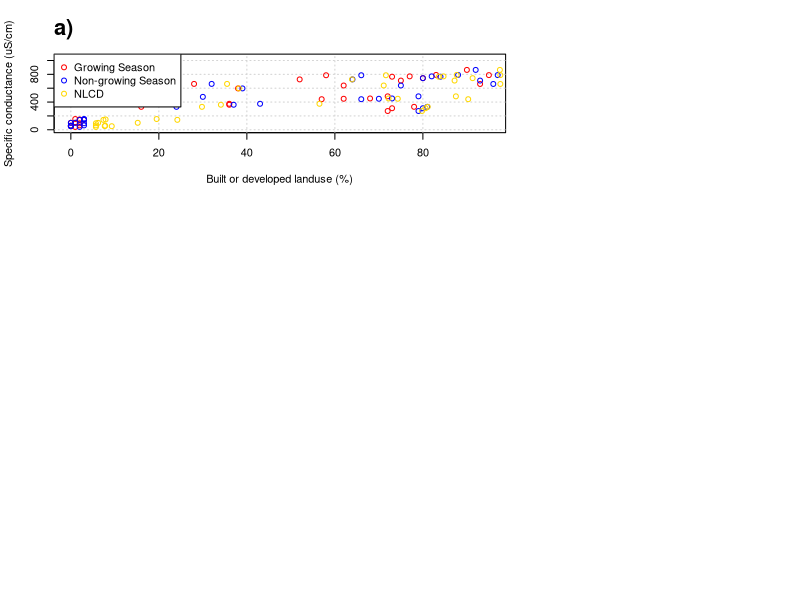

Write R code to recreate this figure. (Note: this script raises an error after producing the figure.)
# Hydrology results figure script
# Dan Myers, 10/25/2022

# Set working directory
setwd("C:/GIS/Projects/AGU_study/Myers et al. Mendeley Data/Hydrologic analyses")

### Step 1: Load data
# Load water quality data
medians_all <- read.csv("Water_quality_median_values_2005-2018_all_seasons.csv")

# Load LULC data
lulc_grow <- read.csv("Dynamic_World_LULC_percent_area_growing_season.csv")
lulc_non <- read.csv("Dynamic_World_LULC_percent_area_Nongrowing_season.csv")
nlcd <- read.csv("watersheds_nlcd16_stats.csv")


### Step 2: Create regression models
# Specific conductance
lm_SpeCond_growing <- lm(medians_all$Specific.conductance ~ lulc_grow$built) 
summary(lm_SpeCond_growing)
AIC(lm_SpeCond_growing)
round(confint(lm_SpeCond_growing,level=0.95),2)

lm_SpeCond_nongrowing <- lm(medians_all$Specific.conductance ~ lulc_non$built)
summary(lm_SpeCond_nongrowing)
AIC(lm_SpeCond_nongrowing)
round(confint(lm_SpeCond_nongrowing,level=0.95),2)

lm_nlcd <- lm(medians_all$Specific.conductance ~ nlcd$urb_tot_OLMH) 
summary(lm_nlcd)
AIC(lm_nlcd)
round(confint(lm_nlcd,level=0.95),2)


### Step 3: Make plots
# Start plots
windows(8.5,10)

# Layout
nf <- layout(matrix(c(1,1,2, # top
                      3,4,5, # middle
                      6,6,6), # bottom
                    nrow=3, ncol=3,byrow=TRUE))

## Specific conductance
# Growing season points
plot(lulc_grow$built, medians_all$Specific.conductance, type="n",
     xlab = "Built or developed landuse (%)", ylab="Specific conductance (uS/cm)",
     ylim=c(0,1050))
grid()
points(lulc_grow$built, medians_all$Specific.conductance,col="red")
title("a)",adj=0, cex.main=2)

# Nongrowing season points
points(lulc_non$built, medians_all$Specific.conductance, col="blue")

# NLCD 2016 points
points(nlcd$urb_tot_OLMH, medians_all$Specific.conductance, col="gold")

# Legend
legend("topleft",legend=c("Growing Season", "Non-growing Season", "NLCD"), col=c("red", "blue","gold"),pch=1,
       bg="white")


## Plot 95% confidence intervals
# Growing
x=lulc_grow$built
model= lm_SpeCond_growing
pr <- predict(model, interval='confidence')
xpr <- data.frame(x=x,pr=pr) %>% arrange(x)
lines(xpr$x, xpr$pr.lwr,col=2,lty=3,lwd=0.5)
lines(xpr$x, xpr$pr.upr,col=2,lty=3,lwd=0.5)

# Nongrowing
x=lulc_non$built
model= lm_SpeCond_nongrowing
pr <- predict(model, interval='confidence')
xpr <- data.frame(x=x,pr=pr) %>% arrange(x)
lines(xpr$x, xpr$pr.lwr,col="blue",lty=3,lwd=0.5)
lines(xpr$x, xpr$pr.upr,col="blue",lty=3,lwd=0.5)

# NLCD
x=nlcd$urb_tot_OLMH
model= lm_nlcd
pr <- predict(model, interval='confidence')
xpr <- data.frame(x=x,pr=pr) %>% arrange(x)
lines(xpr$x, xpr$pr.lwr,col="gold",lty=3,lwd=0.5)
lines(xpr$x, xpr$pr.upr,col="gold",lty=3,lwd=0.5)

# Add models
lines((lulc_grow$built), lm_SpeCond_growing$fitted.values, col="red") 
lines((lulc_non$built), lm_SpeCond_nongrowing$fitted.values, col="blue")
lines((nlcd$urb_tot_OLMH), lm_nlcd$fitted.values, col="gold")

## MONO BUCK barcharts
data1 <- data.frame(model=c("Dyn. World\ngrowing","Dyn. World\nnon-growing","NLCD"), 
                    surfQmm = c(242.59, 289.58,307.07),
                    Nyield_kgHa = c(0.753, 1.139,2.847),
                    SOPyield_kgHa = c(0.053, 0.075,0.209))

# Make barplots
# Runoff
barplot(data1$surfQmm ~ data1$model, xlab="",
        ylab="Surface runoff (mm)",col=c("firebrick3","deepskyblue2","gold"),las=2)
grid()
barplot(data1$surfQmm ~ data1$model, xlab="",
        ylab="Surface runoff (mm)",col=c("firebrick3","deepskyblue2","gold"),las=2,add=T)
title("b)",adj=0, cex.main=2)

# Nitrate yield
barplot(data1$Nyield_kgHa ~ data1$model, xlab="",
        ylab="Nitrate yield (kg N/ha)",col=c("firebrick3","deepskyblue2","gold"),las=2)
grid()
barplot(data1$Nyield_kgHa ~ data1$model, xlab="",
        ylab="Nitrate yield (kg N/ha)",col=c("firebrick3","deepskyblue2","gold"),las=2,add=T)

title("c)",adj=0, cex.main=2)

# SOP yield
barplot(data1$SOPyield_kgHa ~ data1$model, xlab="",
        ylab="Soluble phosphorus yield (kg P/ha)",col=c("firebrick3","deepskyblue2","gold"),las=2)
grid()
barplot(data1$SOPyield_kgHa ~ data1$model, xlab="",
        ylab="Soluble phosphorus yield (kg P/ha)",col=c("firebrick3","deepskyblue2","gold"),las=2,add=T)
title("d)",adj=0, cex.main=2)


## Calibrated results

# Load data
data1 <- read.csv("obs_sim_data.csv")
obs <- data1$Flow_cms_obs
grow <- data1$Flow_growing
non <- data1$Flow_nongrowing
Flow_NLCD16 <- data1$Flow_NLCD16
date <- as.Date(data1$Date, format="%m/%d/%Y")

### Obs/sim plot
plot(log(obs), log(grow), col="red",xlab="log(Observed data (cms))",
     ylab="log(Model result (cms))",pch=20)
title("e)",adj=0, cex.main=2)
grid()
points(log(obs),log(Flow_NLCD16),col="gold",pch=20)
points(log(obs),log(non),col="blue",pch=20)
abline(0,1, lwd=2, col="darkgrey", lty=2)
legend("bottomright",legend=c("Grow.","Non-g.","NLCD"), col=c("red","blue","gold"), pch=16,bg="white")

# Plot it (10/1/2015 to 9/30/2016)
start <- "2015-10-01"
end <- "2016-09-30"

### Time series plot
plot(date,obs, type='n', xlim=c(as.Date(start, format="%Y-%m-%d"),as.Date(end, format="%Y-%m-%d")),
     ylim=c(0,30), xlab="Date (2016 water year)",
     ylab="Discharge (cms)")
grid()
lines(date,obs,col="black", lwd=4)
lines(date,grow, col="red", lwd=3)
lines(date,non, col="blue", lwd=2, lty=1)
lines(date,Flow_NLCD16,col="gold",lwd=1,lty=1)
title("f)",adj=0, cex.main=2)

# Add legend
legend("topleft", legend=c("Observed","Growing season model", "Non-grow. season model","NLCD model"), 
       lty=c(1,1,1,1), lwd=c(4,3,2,1), col=c("black","red","blue","gold"),bg="white")
